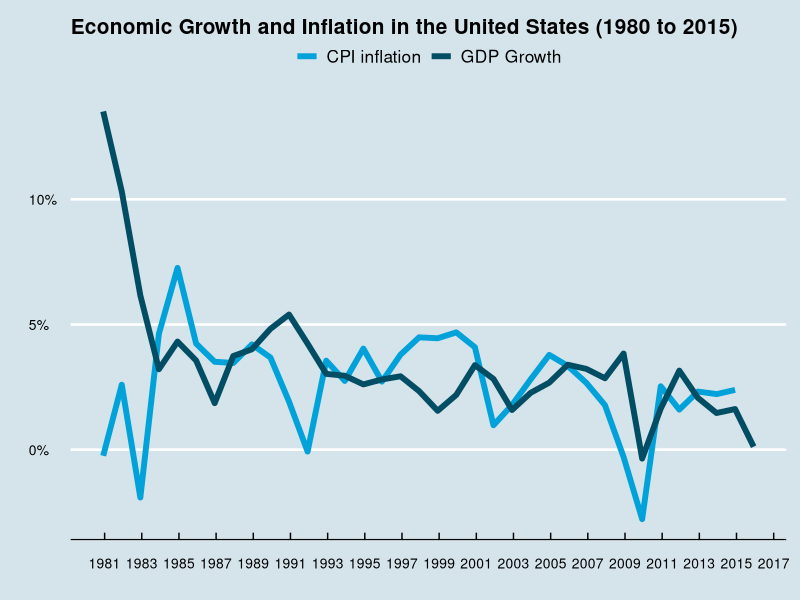

The R source for this figure:
library(reshape)
library(ggplot2)
library(plyr)
library(reshape)
library(scales)
library(ggthemes)

x <- read.csv (
    "Mod7_Data.csv", 
    na.strings=c("NA","NaN", " ", "..") 
)

plotList <- read.csv("Mod7_Definition-and-Source.csv")

names(x)[5:40] <- c(1980:2015)
data <- subset(x, select=-c(Country.Name, Series.Name))
names(data)[1] <- "Country"
data$Series.Code <- c("GDP Growth", "CPI inflation")
mdata <- melt(data, id=c("Series.Code","Country"), variable.name="Year", value.name="Value")
mdata$variable <- as.Date(mdata$variable, format="%Y")

### Plot 2
p <- ggplot (
    data = mdata 
    ,aes(x = variable, y = value/100, color = Series.Code, group = Series.Code)
)
p + geom_line(aes(), size=2) +
    theme_bw() +
    theme_economist() + scale_colour_economist() +
    ggtitle("Economic Growth and Inflation in the United States (1980 to 2015)") +
    scale_y_continuous(name="",labels=percent) + 
    theme(text = element_text(size=10)) +
    scale_x_date(name = "", date_breaks = "2 years", date_labels = "%Y") +
    theme(legend.title=element_blank())
